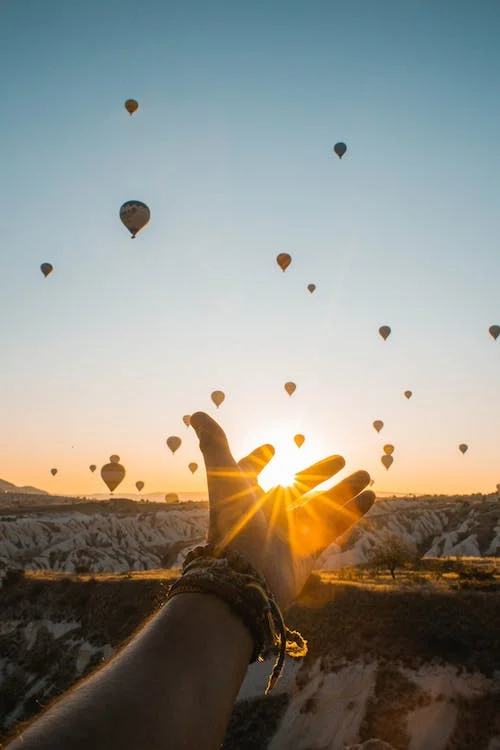
#> input picture photos/3.webp, 500 x 750 px
$ python bsaicFunstions.py
#> lines starting #> are read from the running program, lines starting #| are printed output that depends on the picture; after the words box and inside, x2 and y2 are one past the last pixel; in counts of white or black regions, pixels touching at a corner belong together
import cv2 as cv

img = cv.imread('photos/3.webp')
#> img is the input picture: shape (750, 500, 3); mean B, G, R 132.6, 140.5, 141
cv.imshow("Original",img)

#convrting to grayscale
# gray = cv.cvtColor(img,cv.COLOR_BGR2GRAY)
# cv.imshow("GRAY",gray)

#Blur an image
blur = cv.GaussianBlur(img,(5,5),cv.BORDER_DEFAULT)
cv.imshow('Blur',blur)

#Detecting Cunny Edges
cunny = cv.Canny(img,125,125)
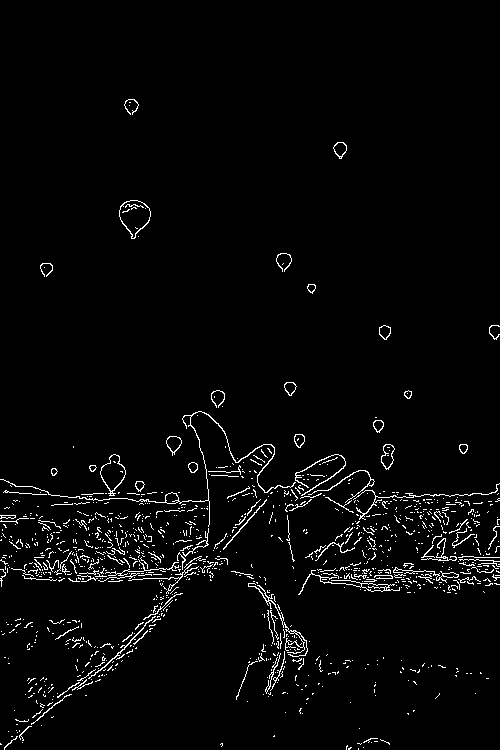
#> cunny: shape (750, 500); 2.8% white in thin lines or dots, all inside (x1, y1, x2, y2) = (0, 99, 500, 750)
cv.imshow('Cunny Edges',cunny)

cv.waitKey(0)

$ run again, with photos/1.jpg saved as photos/3.webp
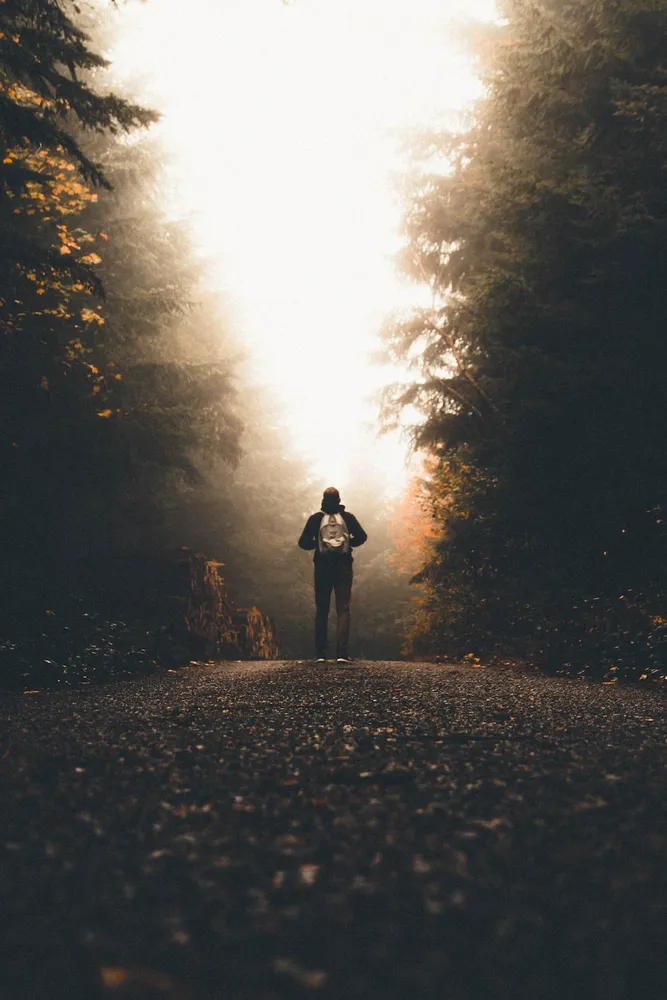
#> input picture photos/1.jpg, 667 x 1000 px, shrunk from 1000 x 1500 before the run
#> img is the input picture: shape (1000, 667, 3); mean B, G, R 90.4, 95.6, 98.9
#> `cunny = cv.Canny(img,125,125)`:
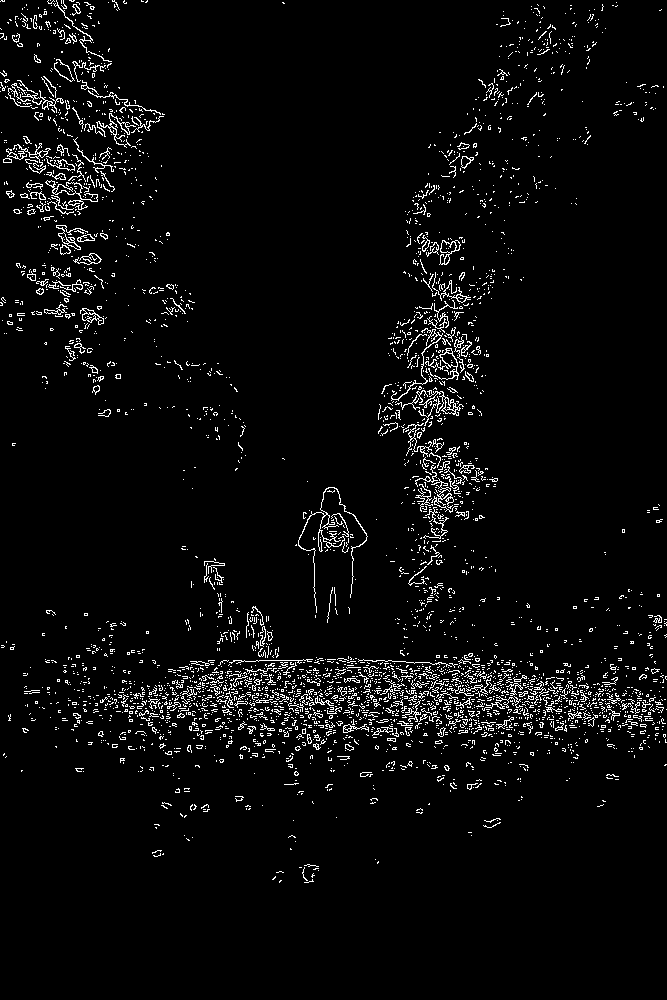
#> cunny: shape (1000, 667); 3.9% white in thin lines or dots, all inside (x1, y1, x2, y2) = (0, 0, 667, 883)

$ run again, with photos/2.jpg saved as photos/3.webp
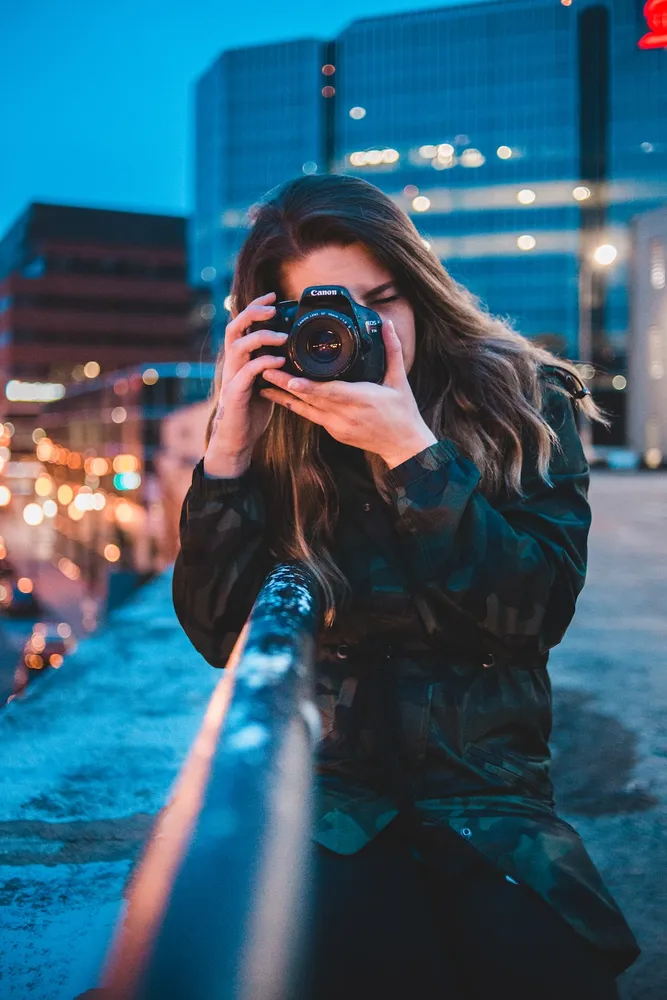
#> input picture photos/2.jpg, 667 x 1000 px, shrunk from 1000 x 1500 before the run
#> img is the input picture: shape (1000, 667, 3); mean B, G, R 114.4, 93.7, 54.2
#> `cunny = cv.Canny(img,125,125)`:
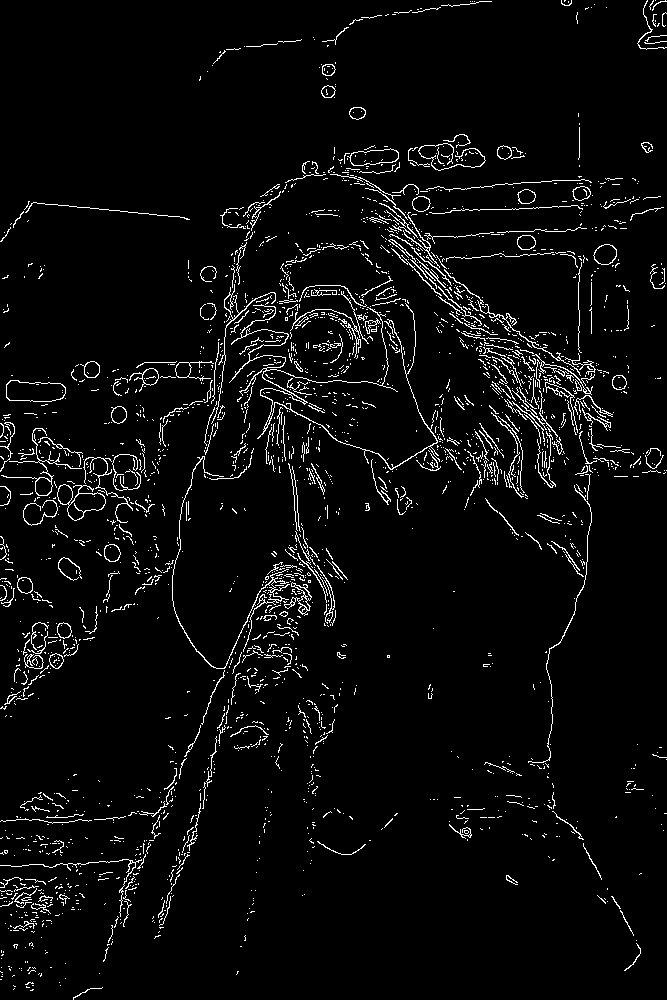
#> cunny: shape (1000, 667); 4.2% white in thin lines or dots
